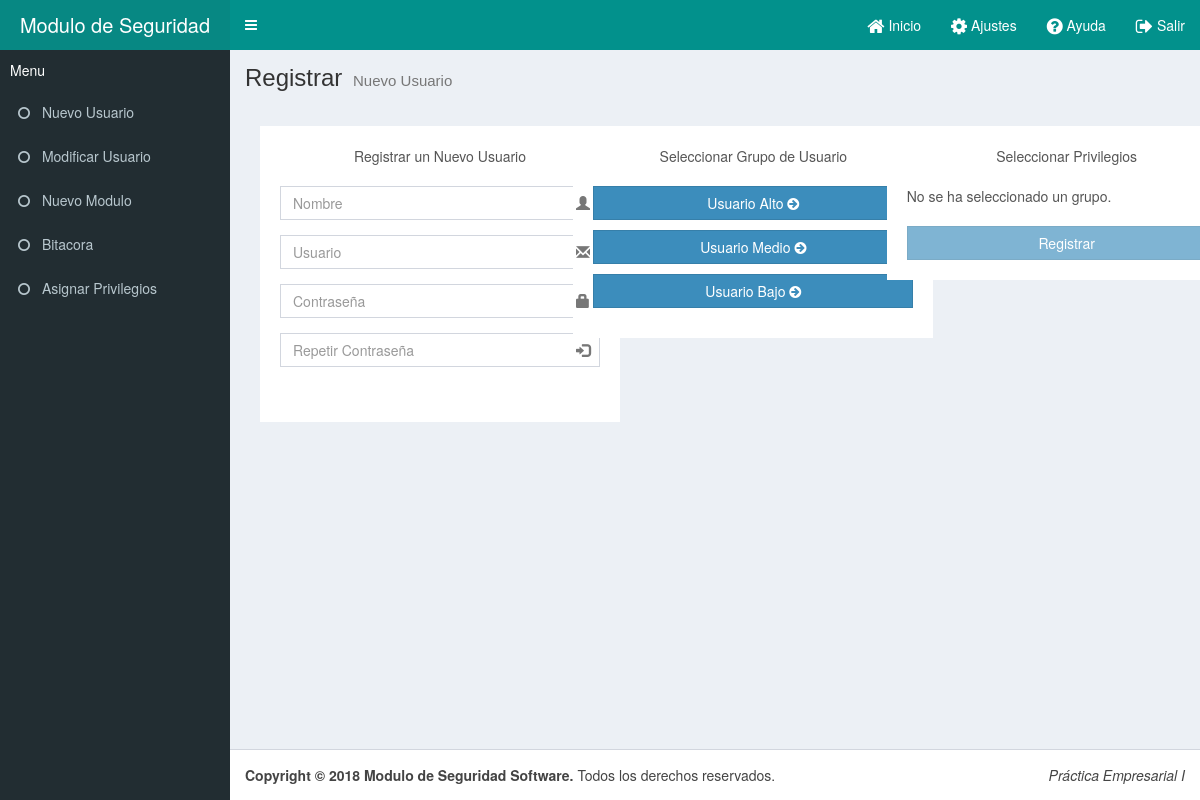
Page /?view=registrar (signed in) on the committed database.
### tables this page shows
CREATE TABLE menu
(
  id INT NOT NULL AUTO_INCREMENT PRIMARY KEY,
  opcion VARCHAR(30) NOT NULL,
  enlace VARCHAR(20) NOT NULL,
  icon VARCHAR(25) DEFAULT 'fa fa-circle-o',
  id_grupo INT NOT NULL,
  FOREIGN KEY(id_grupo) REFERENCES grupo_usuario(id)
);

CREATE TABLE grupo_usuario
(
  id INT NOT NULL AUTO_INCREMENT PRIMARY KEY,
  grupo VARCHAR(20) NOT NULL
);

### model/PrivilegioModel.php (called while the page is built, shortened)
<?php
class Privilegio {
  public function listar() {
    $db = new Conexion();
    $id = $_SESSION['app_id'];
    $result = $db->query("SELECT m.opcion, m.enlace, m.icon FROM menu AS m INNER JOIN menu_usuario AS mu ON m.id = mu.id_menu INNER JOIN usuario AS u ON u.id = mu.id_usuario WHERE u.id = $id;");
    $resultados = array();
    if ($db->rows($result) > 0) {
      while ($row = $result->fetch_array(MYSQLI_ASSOC)) {
          $resultados[] = $row;
      }
    } else {
      return "Sin resultados";
    }
    return $resultados;
  }
  public function grupos() {
    $db = new Conexion();
    $result = $db->query("SELECT id, grupo FROM grupo_usuario;");
    $resultados = array();
    if ($db->rows($result) > 0) {
      while ($row = $result->fetch_array(MYSQLI_ASSOC)) {
          $resultados[] = $row;
      }
    } else {
      return "Sin resultados";
    }
    return $resultados;
  }
}
?>

### model/Conexion.php (called while the page is built, shortened)
<?php
class Conexion extends mysqli {
  public function rows($query) {
    return mysqli_num_rows($query);
  }
  public function liberar($query) {
    return mysqli_free_result($query);
  }
}
?>

### view/templates/registrarView.php (the view, shortened to what this page needs)
<?php include('view/complement/head.php'); ?>
<?php
  $grupo_usuario = new Privilegio();
  $grupos = $grupo_usuario->grupos();
?>
<body class="hold-transition skin-blue sidebar-mini">
<div class="wrapper">
  <?php include('view/complement/nav.php'); ?>
  <?php include('view/complement/sidebar.php'); ?>
  <div class="content-wrapper">
    <section class="content-header">
      <h1>
        Registrar
        <small>Nuevo Usuario</small>
      </h1>
    </section>
    <section class="content container-fluid">
      <div class="col-md-4">
        <div class="register-box" onclick="eliminarAlerta()">
          <div class="register-box-body">
            <p class="login-box-msg">Registrar un Nuevo Usuario</p>
            <div role="form" onkeypress="fun_register(event)">
              <div class="form-group has-feedback">
                <input id="nombre_reg" type="text" class="form-control" placeholder="Nombre">
              </div>
              <div class="form-group has-feedback">
                <input id="usuario_reg" type="text" class="form-control" placeholder="Usuario">
              </div>
              <div class="form-group has-feedback">
                <input id="clave_reg" type="password" class="form-control" placeholder="Contraseña">
              </div>
              <div class="form-group has-feedback">
                <input id="clave2_reg" type="password" class="form-control" placeholder="Repetir Contraseña">
              </div>
            </div>
            <br>
          </div>
        </div>
      </div>
      <div class="col-md-4">
        <div class="register-box">
          <div class="register-box-body">
            <p class="login-box-msg">Seleccionar Grupo de Usuario</p>
            <?php foreach ($grupos as $g): ?>
              <div class="row" style="margin-bottom:10px;">
                <div class="col-md-12">
                  <button type="button" class="btn btn-primary btn-block btn-flat" onclick="cargarPrivilegios(<?php echo $g['id']; ?>)" ><?php echo $g['grupo'] . ' <i class="fa fa-arrow-circle-right"></i>' ?></button>
                </div>
              </div>
            <?php endforeach; ?>
          </div>
        </div>
      </div>
      <div class="col-md-4">
        <div class="register-box">
          <div class="register-box-body">
            <p class="login-box-msg">Seleccionar Privilegios</p>
            <div id="_div_privilegios">No se ha seleccionado un grupo.</div>
            <br>
            <div class="row">
              <div class="col-md-12">
                <button type="button" id="registrar_btn" class="btn btn-primary btn-block btn-flat" onclick="registrarUsuario()" disabled>Registrar</button>
              </div>
            </div>
          </div>
        </div>
      </div>
    </section>
  </div>
  <?php include('view/complement/footer.php'); ?>
</div>
</body>
</html>

### index.php (shortened to what this page needs)
<?php
if (isset($_GET['view'])) {
  if (file_exists('controller/' . strtolower($_GET['view']) . 'Controller.php')) {
    include('controller/' . strtolower($_GET['view']) . 'Controller.php');
  } else {
    include('controller/errorController.php');
  }
} else {
  include('controller/loginController.php');
}
?>

### controller/registrarController.php (shortened to what this page needs)
<?php
if (isset($_GET['tipo'])) {
  switch ($_GET['tipo']) {
    case 'usuario':
      nuevo_usuario();
      break;
    case 'modulo':
      nuevo_modulo();
      break;
    case 'privilegio':
      nuevo_privilegio();
      break;
    default:
      break;
  }
} else {
    include(VIEW_DIR . 'registrarView.php');
}
?>

### view/complement/head.php (shortened to what this page needs)
<!DOCTYPE html>
<html>
<head>
  <link rel="stylesheet" href="includes/css/bootstrap/css/bootstrap.min.css">
  <link rel="stylesheet" href="includes/css/font-awesome/css/font-awesome.min.css">
  <link rel="stylesheet" href="includes/css/estilos.css">
  <link rel="stylesheet" href="includes/css/paneles.css">
  <link rel="stylesheet" href="includes/css/vistas.css">
</head>

### view/complement/nav.php (shortened to what this page needs)
<header class="main-header">
    <a href="?view=principal" class="logo">
      <span class="logo-lg"><b></b><?php echo APP_TITLE; ?></span>
    </a>
    <nav class="navbar navbar-static-top" role="navigation">
      <a href="#" class="sidebar-toggle" data-toggle="push-menu" role="button">
      </a>
      <div class="navbar-custom-menu">
        <ul class="nav navbar-nav">
          <li>
            <a href="?view=principal"><i class="fa fa-home fa-lg" aria-hidden="true"></i>
              <span class="hidden-xs"> Inicio</span>
            </a>
          </li>
          <li><a href="?view=ajustes"><i class="fa fa-cog fa-lg" aria-hidden="true"></i>
            <span class="hidden-xs"> Ajustes</span>
          </a></li>
          <li><a href="?view=ayuda"><i class="fa fa-question-circle fa-lg" aria-hidden="true"></i>
            <span class="hidden-xs"> Ayuda</span>
          </a></li>
          <li><a href="?view=logout"><i class="fa fa-sign-out fa-lg" aria-hidden="true"></i>
            <span class="hidden-xs"> Salir</span>
          </a></li>
        </ul>
      </div>
    </nav>
  </header>

### view/complement/sidebar.php
<?php
	$privilegios = new Privilegio();
	$menu = $privilegios->listar();
	$count = count($menu);
?>
<aside class="main-sidebar">
	<section class="sidebar">
    <div class="user-panel">
     <span>Menu</span>
    </div>
    <ul class="sidebar-menu" data-widget="tree">
			<?php for ($i=0; $i < $count; $i++) { ?>
					<li><a href="?view=<?php echo $menu[$i]['enlace']; ?>" ><i class="<?php echo $menu[$i]['icon']; ?>" ></i> <span><?php echo $menu[$i]['opcion']; ?></span></a></li>
			<?php } ?>
    </ul>
  </section>
</aside>

### view/complement/footer.php (shortened to what this page needs)
<footer class="main-footer">
  <strong><?php echo APP_COPY; ?></strong> Todos los derechos reservados.
  <div class="pull-right hidden-xs">
    <i>Práctica Empresarial I</i>
  </div>
</footer>

### includes/css/paneles.css (style rules this page uses)
.skin-blue .main-header .navbar { background-color: #02918C; }
.skin-blue .main-header .navbar .nav > li > a { color: #ffffff; }
.skin-blue .main-header .navbar .sidebar-toggle { color: #ffffff; }
.skin-blue .main-header .navbar .sidebar-toggle { color: #fff; }
.skin-blue .main-header .logo { background-color: #079f9a; color: #ffffff; border-bottom: 0 solid transparent; }
.skin-blue .content-header { background: transparent; }
.skin-blue .wrapper, .skin-blue .main-sidebar, .skin-blue .left-side { background-color: #222d32; }
.skin-blue .user-panel > span { color: #fff; }
.skin-blue .sidebar-menu > li > a { border-left: 3px solid transparent; }
.skin-blue .sidebar a { color: #b8c7ce; }

### rows in the picture
menu: opcion "Nuevo Usuario"
menu: opcion "Modificar Usuario"
menu: opcion "Nuevo Modulo"
menu: opcion "Bitacora"
menu: opcion "Asignar Privilegios"
grupo_usuario: grupo "Usuario Alto"
grupo_usuario: grupo "Usuario Medio"
grupo_usuario: grupo "Usuario Bajo"

### other values in the picture
APP_TITLE "Modulo de Seguridad"
APP_COPY "Copyright © 2018 Modulo de Seguridad Software."
